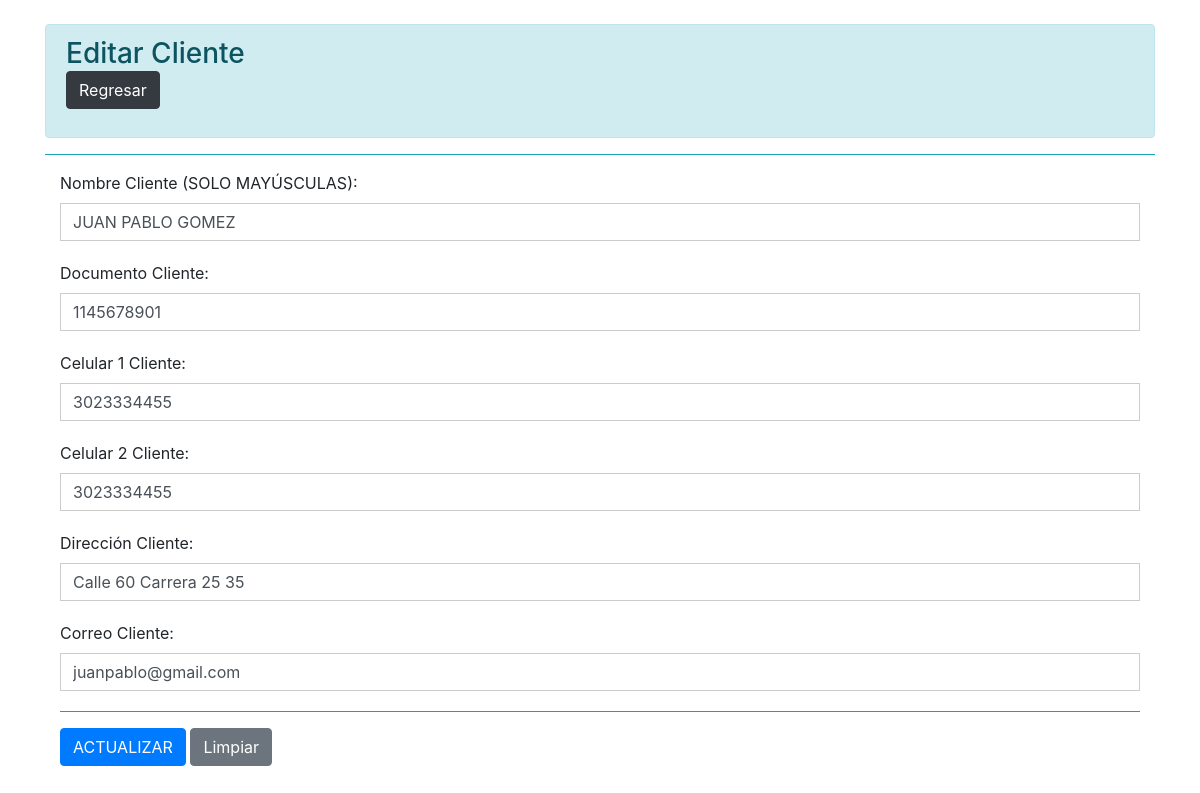
The app's page /vistas/editar_cliente_factura.php?id_cliente=69 (signed in) with its own data.
### tables this page shows
CREATE TABLE `clientes` (
  `id_cliente` int(11) NOT NULL AUTO_INCREMENT,
  `nom_cliente` varchar(40) NOT NULL,
  `doc_cliente` varchar(10) NOT NULL,
  `cel1_cliente` varchar(13) NOT NULL DEFAULT '+57',
  `cel2_cliente` varchar(13) NOT NULL DEFAULT '+57',
  `direccion_cliente` varchar(50) NOT NULL,
  `correo_cliente` varchar(50) NOT NULL,
  PRIMARY KEY (`id_cliente`)
);

### vistas/editar_cliente_factura.php (the view, shortened to what this page needs)
<?php
include '../conexion/conexion.php';
?>
<!DOCTYPE html>
<html lang="en">
<head>
    <link rel="stylesheet" href="https://stackpath.bootstrapcdn.com/bootstrap/4.5.2/css/bootstrap.min.css">
</head>
<body>
    <?php
    if(isset($_POST['submit'])){
        $id_cliente = $_POST['idCliente'];
        $nom_cliente = $_POST['nom_cliente'];
        $doc_cliente = $_POST['doc_cliente'];
        $cel1_cliente = $_POST['cel1_cliente'];
        $cel2_cliente = $_POST['cel2_cliente'];
        $direccion_cliente = $_POST['direccion_cliente'];
        $correo_cliente = $_POST['correo_cliente'];
        $sql = "UPDATE clientes SET nom_cliente='$nom_cliente', doc_cliente='$doc_cliente', cel1_cliente='$cel1_cliente', cel2_cliente='$cel2_cliente', direccion_cliente='$direccion_cliente', correo_cliente='$correo_cliente' WHERE id_cliente='$id_cliente'";
        $resultado = mysqli_query($conexion, $sql);
        if($resultado){
            echo "<script> alert ('Los datos fueron actualizados en la base de datos correctamente'); location.assign ('factura_borrador.php'); </script>";
        } else {
            echo "<script> alert ('ERROR: Los datos no fueron actualizados en la base de datos'); location.assign ('factura_borrador.php'); </script>";
        }
    mysqli_close($conexion);
    }
    else{
        $id_cliente = $_GET['id_cliente'];
        $sql = "SELECT * FROM clientes WHERE id_cliente = '$id_cliente'";
        $resultado = mysqli_query($conexion, $sql);
        $fila = mysqli_fetch_assoc($resultado);
        $nom_cliente = $fila["nom_cliente"];
        $doc_cliente = $fila["doc_cliente"];
        $cel1_cliente = $fila["cel1_cliente"];
        $cel2_cliente = $fila["cel2_cliente"];
        $direccion_cliente = $fila["direccion_cliente"];
        $correo_cliente = $fila["correo_cliente"];
    ?>
    <div class="container mt-4">
        <div class="alert alert-info">
            <h3 class="mb-0">Editar Cliente</h3>
            <a href="factura_borrador.php" class="btn btn-dark mb-3">Regresar</a>
        </div>
        <hr>
        <section>
            <div class="container">
                <form id="formulario" action="<?=$_SERVER['PHP_SELF']?>" method="post">
                    <div class="form-group">
                        <label for="nom_cliente">Nombre Cliente (SOLO MAYÚSCULAS):</label>
                        <input type="text" class="form-control" id="nom_cliente" name="nom_cliente" placeholder="NOMBRE CLIENTE" autocomplete="off" value="<?php echo $nom_cliente; ?>" required onblur="validarNombreCliente()" oninput="convertirMayusculas(this)" style="text-transform: uppercase;">
                    </div>
                    <div class="form-group">
                        <label for="doc_cliente">Documento Cliente:</label>
                        <input type="text" class="form-control" id="doc_cliente" name="doc_cliente" placeholder="Documento Cliente" autocomplete="off" onblur="validarDocumentoCliente()" required value="<?php echo $doc_cliente; ?>">
                    </div>
                    <div class="form-group">
                        <label for="cel1_cliente">Celular 1 Cliente:</label>
                        <input type="text" class="form-control" id="cel1_cliente" name="cel1_cliente" placeholder="Celular 1 Cliente" autocomplete="off" onblur="validarCelularCliente('cel1_cliente', 'cel1Error')" required value="<?php echo $cel1_cliente; ?>">
                    </div>
                    <div class="form-group">
                        <label for="cel2_cliente">Celular 2 Cliente:</label>
                        <input type="text" class="form-control" id="cel2_cliente" name="cel2_cliente" placeholder="Celular 2 Cliente" autocomplete="off" onblur="validarCelularCliente('cel2_cliente', 'cel2Error')" required value="<?php echo $cel2_cliente; ?>">
                    </div>
                    <div class="form-group">
                        <label for="direccion_cliente">Dirección Cliente:</label>
                        <input type="text" class="form-control" id="direccion_cliente" name="direccion_cliente" placeholder="Dirección Cliente" autocomplete="off" onblur="validarDireccionCliente()" required value="<?php echo $direccion_cliente; ?>">
                    </div>
                    <div class="form-group">
                        <label for="correo_cliente">Correo Cliente:</label>
                        <input type="email" class="form-control" id="correo_cliente" name="correo_cliente" placeholder="Correo Cliente" autocomplete="off" onblur="validarCorreoCliente()" required value="<?php echo $correo_cliente; ?>">
                    </div>
                    <hr>
                    <button type="submit" class="btn btn-primary" name="submit" onclick="return validarFormulario()">ACTUALIZAR</button>
                    <button type="button" class="btn btn-secondary" onclick="borrarDatos()">Limpiar</button>
                </form>
            </div>
        </section>
    </div>
    <?php
    }
    ?>
</body>
</html>

### vistas/editar_cliente_factura.php (style rules this page uses)
.form-group { margin-bottom: 20px; }
.form-control { border-radius: 0; border: 1px solid #ccc; }
hr { border-top: 1px solid #17a2b8; }

### records on screen
clientes: nom_cliente "JUAN PABLO GOMEZ", doc_cliente "1145678901", cel1_cliente "3023334455", cel2_cliente "3023334455", direccion_cliente "Calle 60 Carrera 25 35", correo_cliente "juanpablo@gmail.com"
